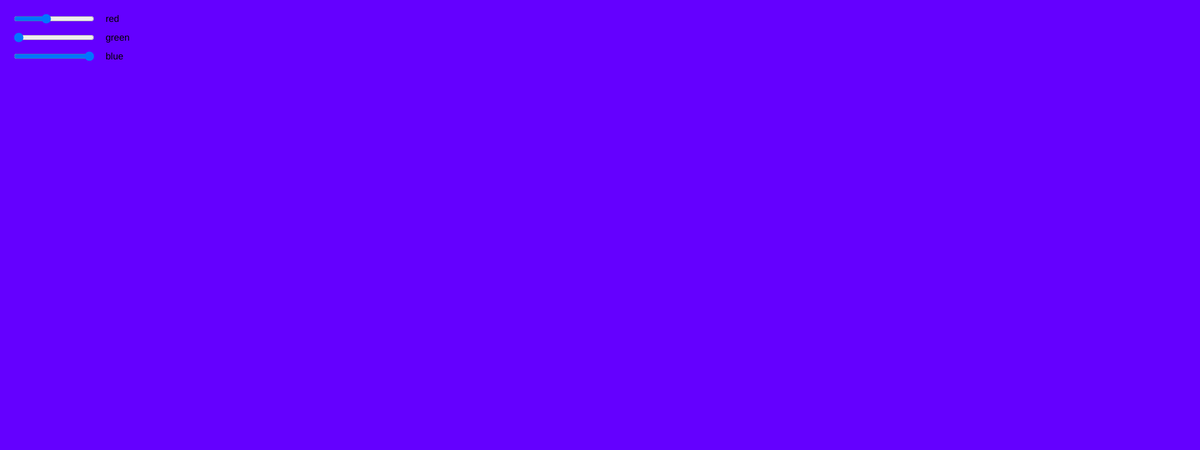
Frame 1 (no input)
Frame 60 (no input): identical to frame 1, image omitted
Frame 120 (the mouse pressed at the canvas centre since frame 60): identical to frame 1, image omitted

The p5.js sketch that drew this single still picture (run headless with seeded random() and noise() and a simulated clock; from frame 60 on, the mouse is pressed at the canvas centre):

// p5.js sketch
// ── sketch.js
function setup() {
  // put setup code here
}

function draw() {
  // put drawing code here
}
var rSlider, gSlider, bSlider;

function setup() {
  // create canvas
  createCanvas(1920, 720);
  textSize(15);
  noStroke();

  // create sliders
  rSlider = createSlider(0, 255, 100);
  rSlider.position(20, 20);
  gSlider = createSlider(0, 255, 0);
  gSlider.position(20, 50);
  bSlider = createSlider(0, 255, 255);
  bSlider.position(20, 80);
}

function draw() {
  var r = rSlider.value();
  var g = gSlider.value();
  var b = bSlider.value();
  background(r, g, b);
  text("red", rSlider.x * 2 + rSlider.width, 35);
  text("green", gSlider.x * 2 + gSlider.width, 65);
  text("blue", bSlider.x * 2 + bSlider.width, 95);
}
